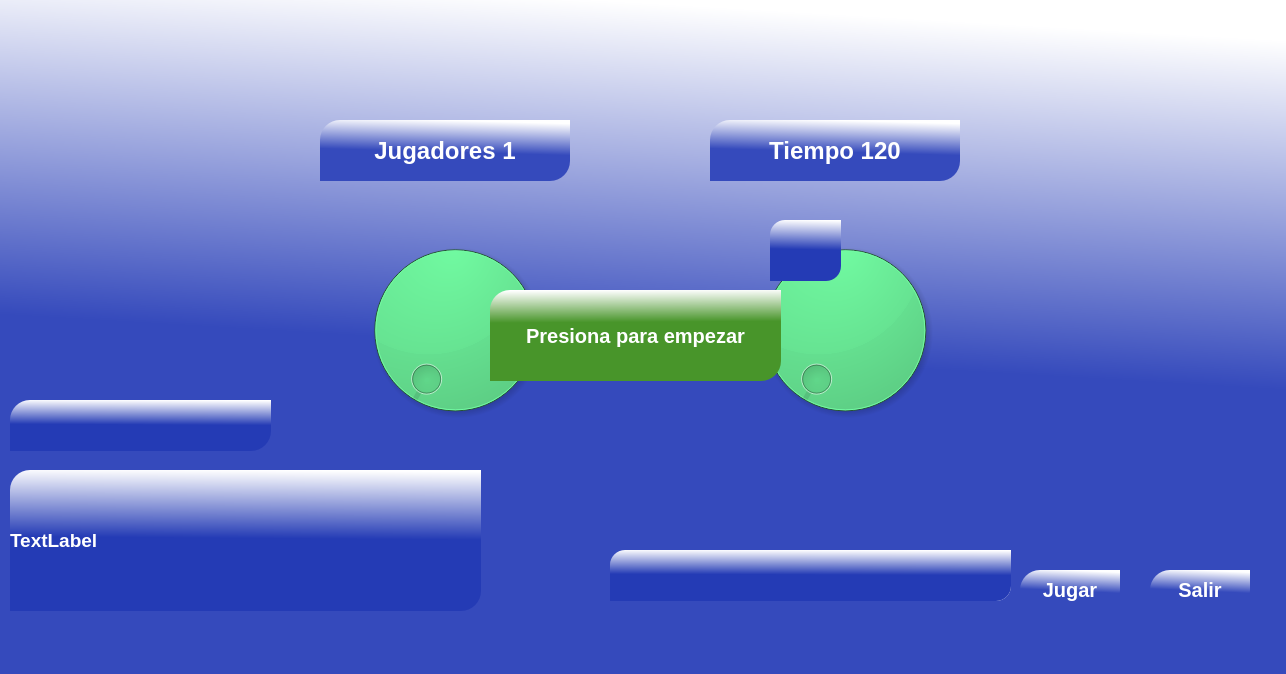
<?xml version="1.0" encoding="UTF-8"?>
<ui version="4.0">
 <class>MainWindow</class>
 <widget class="QMainWindow" name="MainWindow">
  <property name="enabled">
   <bool>true</bool>
  </property>
  <property name="geometry">
   <rect>
    <x>0</x>
    <y>0</y>
    <width>1286</width>
    <height>674</height>
   </rect>
  </property>
  <property name="font">
   <font>
    <pointsize>20</pointsize>
    <weight>75</weight>
    <bold>true</bold>
   </font>
  </property>
  <property name="windowTitle">
   <string>PasaPalabra</string>
  </property>
  <property name="styleSheet">
   <string notr="true">background-color: qlineargradient(spread:pad, x1:0.401, y1:0.512, x2:0.459, y2:0, stop:0 rgba(53, 74, 188, 255), stop:1 rgba(255, 255, 255, 255));</string>
  </property>
  <widget class="QWidget" name="centralwidget">
   <widget class="QDial" name="wjugadores">
    <property name="geometry">
     <rect>
      <x>330</x>
      <y>230</y>
      <width>250</width>
      <height>200</height>
     </rect>
    </property>
    <property name="styleSheet">
     <string notr="true">color: rgb(255, 255, 255);
selection-color: rgb(255, 255, 255);
background-color: rgb(87, 227, 137);
border-radius: 20px;</string>
    </property>
    <property name="minimum">
     <number>1</number>
    </property>
    <property name="maximum">
     <number>5</number>
    </property>
    <property name="pageStep">
     <number>1</number>
    </property>
    <property name="wrapping">
     <bool>false</bool>
    </property>
   </widget>
   <widget class="QLabel" name="wjugadoresL">
    <property name="geometry">
     <rect>
      <x>320</x>
      <y>120</y>
      <width>250</width>
      <height>61</height>
     </rect>
    </property>
    <property name="font">
     <font>
      <pointsize>18</pointsize>
      <weight>75</weight>
      <bold>true</bold>
     </font>
    </property>
    <property name="styleSheet">
     <string notr="true">color: rgb(255, 255, 255);
border-top-left-radius : 20px;
border-bottom-right-radius : 20px;</string>
    </property>
    <property name="text">
     <string>Jugadores 1</string>
    </property>
    <property name="alignment">
     <set>Qt::AlignCenter</set>
    </property>
   </widget>
   <widget class="QPushButton" name="wsalir">
    <property name="geometry">
     <rect>
      <x>1150</x>
      <y>570</y>
      <width>100</width>
      <height>40</height>
     </rect>
    </property>
    <property name="font">
     <font>
      <pointsize>15</pointsize>
      <weight>75</weight>
      <bold>true</bold>
     </font>
    </property>
    <property name="styleSheet">
     <string notr="true">color: rgb(255, 255, 255);
border-top-left-radius : 20px;
border-bottom-right-radius : 20px;</string>
    </property>
    <property name="text">
     <string>Salir</string>
    </property>
   </widget>
   <widget class="QPushButton" name="winicio">
    <property name="geometry">
     <rect>
      <x>1020</x>
      <y>570</y>
      <width>100</width>
      <height>40</height>
     </rect>
    </property>
    <property name="font">
     <font>
      <pointsize>15</pointsize>
      <weight>75</weight>
      <bold>true</bold>
     </font>
    </property>
    <property name="styleSheet">
     <string notr="true">color: rgb(255, 255, 255);
border-top-left-radius : 20px;
border-bottom-right-radius : 20px;</string>
    </property>
    <property name="text">
     <string>Jugar</string>
    </property>
   </widget>
   <widget class="QLabel" name="wtiempoL">
    <property name="geometry">
     <rect>
      <x>710</x>
      <y>120</y>
      <width>250</width>
      <height>61</height>
     </rect>
    </property>
    <property name="font">
     <font>
      <pointsize>18</pointsize>
      <weight>75</weight>
      <bold>true</bold>
     </font>
    </property>
    <property name="styleSheet">
     <string notr="true">color: rgb(255, 255, 255);
border-top-left-radius : 20px;
border-bottom-right-radius : 20px;</string>
    </property>
    <property name="text">
     <string>Tiempo 120</string>
    </property>
    <property name="alignment">
     <set>Qt::AlignCenter</set>
    </property>
   </widget>
   <widget class="QDial" name="wtiempo">
    <property name="geometry">
     <rect>
      <x>720</x>
      <y>230</y>
      <width>250</width>
      <height>200</height>
     </rect>
    </property>
    <property name="styleSheet">
     <string notr="true">color: rgb(255, 255, 255);
selection-color: rgb(255, 255, 255);
background-color: rgb(87, 227, 137);</string>
    </property>
    <property name="minimum">
     <number>120</number>
    </property>
    <property name="maximum">
     <number>210</number>
    </property>
    <property name="singleStep">
     <number>30</number>
    </property>
    <property name="pageStep">
     <number>30</number>
    </property>
    <property name="value">
     <number>120</number>
    </property>
    <property name="wrapping">
     <bool>false</bool>
    </property>
   </widget>
   <widget class="QPushButton" name="wstart">
    <property name="geometry">
     <rect>
      <x>490</x>
      <y>290</y>
      <width>291</width>
      <height>91</height>
     </rect>
    </property>
    <property name="font">
     <font>
      <pointsize>15</pointsize>
      <weight>75</weight>
      <bold>true</bold>
     </font>
    </property>
    <property name="styleSheet">
     <string notr="true">color : rgb(255,255,255);
background-color: qlineargradient(spread:pad, x1:0.466, y1:0.352636, x2:0.459, y2:0, stop:0 rgba(72, 149, 42, 255), stop:1 rgba(255, 255, 255, 255));
font-weight: bold;
padding: 2 px;
border-width: 2 px, 2 px,2 px,2 px;
border-top-left-radius : 20px;
border-bottom-right-radius : 20px;


</string>
    </property>
    <property name="text">
     <string>Presiona para empezar</string>
    </property>
   </widget>
   <widget class="QLabel" name="wpregunta">
    <property name="geometry">
     <rect>
      <x>10</x>
      <y>470</y>
      <width>471</width>
      <height>141</height>
     </rect>
    </property>
    <property name="font">
     <font>
      <pointsize>14</pointsize>
      <weight>75</weight>
      <bold>true</bold>
     </font>
    </property>
    <property name="styleSheet">
     <string notr="true">background-color: qlineargradient(spread:pad, x1:0.466, y1:0.483, x2:0.478, y2:0, stop:0 rgba(36, 59, 181, 255), stop:1 rgba(255, 255, 255, 255));
color : rgb(255,255,255);
border-top-left-radius : 20px;
border-bottom-right-radius : 20px;
border-width : 2px 2px 2px 2px;
font-weight: bold;

</string>
    </property>
    <property name="text">
     <string>TextLabel</string>
    </property>
    <property name="wordWrap">
     <bool>true</bool>
    </property>
   </widget>
   <widget class="QLabel" name="wtimer">
    <property name="geometry">
     <rect>
      <x>770</x>
      <y>220</y>
      <width>71</width>
      <height>61</height>
     </rect>
    </property>
    <property name="font">
     <font>
      <pointsize>18</pointsize>
      <weight>75</weight>
      <bold>true</bold>
     </font>
    </property>
    <property name="styleSheet">
     <string notr="true">background-color: qlineargradient(spread:pad, x1:0.466, y1:0.483, x2:0.478, y2:0, stop:0 rgba(36, 59, 181, 255), stop:1 rgba(255, 255, 255, 255));
color : rgb(255,255,255);
border-top-left-radius : 15px;
border-bottom-right-radius : 15px;
border-width : 2px 2px 2px 2px;
font-weight: bold;
</string>
    </property>
    <property name="text">
     <string/>
    </property>
    <property name="alignment">
     <set>Qt::AlignCenter</set>
    </property>
   </widget>
   <widget class="QLineEdit" name="wrespuesta">
    <property name="geometry">
     <rect>
      <x>610</x>
      <y>550</y>
      <width>401</width>
      <height>51</height>
     </rect>
    </property>
    <property name="font">
     <font>
      <pointsize>14</pointsize>
      <weight>75</weight>
      <bold>true</bold>
     </font>
    </property>
    <property name="styleSheet">
     <string notr="true">background-color: qlineargradient(spread:pad, x1:0.471, y1:0.0513182, x2:0.497, y2:0.835636, stop:0 rgba(36, 59, 181, 255), stop:1 rgba(255, 255, 255, 255));
color : rgb(255,255,255);
border-top-left-radius : 15px;
border-bottom-right-radius : 15px;
border-width : 2px 2px 2px 2px;
font-weight: bold;
</string>
    </property>
   </widget>
   <widget class="QLabel" name="wrespuestaL">
    <property name="geometry">
     <rect>
      <x>10</x>
      <y>400</y>
      <width>261</width>
      <height>51</height>
     </rect>
    </property>
    <property name="font">
     <font>
      <pointsize>14</pointsize>
      <weight>75</weight>
      <bold>true</bold>
     </font>
    </property>
    <property name="styleSheet">
     <string notr="true">background-color: qlineargradient(spread:pad, x1:0.466, y1:0.483, x2:0.478, y2:0, stop:0 rgba(36, 59, 181, 255), stop:1 rgba(255, 255, 255, 255));
color : rgb(255,255,255);
border-top-left-radius : 20px;
border-bottom-right-radius : 20px;
border-width : 2px 2px 2px 2px;
font-weight: bold;


</string>
    </property>
    <property name="text">
     <string/>
    </property>
    <property name="alignment">
     <set>Qt::AlignCenter</set>
    </property>
    <property name="wordWrap">
     <bool>true</bool>
    </property>
   </widget>
   <widget class="QLabel" name="wmensaje">
    <property name="geometry">
     <rect>
      <x>610</x>
      <y>550</y>
      <width>401</width>
      <height>51</height>
     </rect>
    </property>
    <property name="font">
     <font>
      <pointsize>22</pointsize>
      <weight>75</weight>
      <bold>true</bold>
     </font>
    </property>
    <property name="styleSheet">
     <string notr="true">background-color: qlineargradient(spread:pad, x1:0.466, y1:0.483, x2:0.478, y2:0, stop:0 rgba(36, 59, 181, 255), stop:1 rgba(255, 255, 255, 255));
color : rgb(255,255,255);
border-top-left-radius : 15px;
border-bottom-right-radius : 15px;
border-width : 2px 2px 2px 2px;
font-weight: bold;

</string>
    </property>
    <property name="text">
     <string/>
    </property>
    <property name="alignment">
     <set>Qt::AlignCenter</set>
    </property>
   </widget>
  </widget>
 </widget>
 <resources/>
 <connections/>
</ui>
